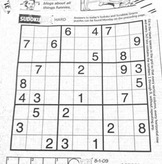
#> input picture ThiGiacMayTinh_Homework/hw3/sudoku.png, 162 x 164 px, shrunk from 558 x 563 before the run; the run also reads 2 pictures not shown here
$ jupyter execute --allow-errors hw3.ipynb   (shell and % lines are left out)   (older library calls are emulated)
#> lines starting #> are read from the running program, lines starting #| are printed output that depends on the picture
#> further down, img is the input picture: shape (164, 162) float64; min 0.169, max 1, mean 0.898
### ThiGiacMayTinh_Homework/hw3/panorama.py
import numpy as np
import scipy
from skimage import filters
from skimage.util.shape import view_as_blocks
from scipy.spatial.distance import cdist
from scipy.ndimage.filters import convolve
from scipy.ndimage import gaussian_filter
from utils import pad, unpad


# [92 lines left out: functions gaussian_kernel, zero_pad, non_maximum_suppression, not called in this run]

def harris_corners(img, window_size=3, k=0.04):
    """
    Compute Harris corner response map. Follow the math equation
    R=Det(M)-k(Trace(M)^2).

    Hint:
        You may use the function scipy.ndimage.filters.convolve,
        which is already imported above

    Args:
        img: Grayscale image of shape (H, W)
        window_size: size of the window function
        k: sensitivity parameter
    Returns:
        response: Harris response image of shape (H, W)
    """
#> called with window_size = 3, k = 0.04
    H, W = img.shape
    window = np.ones((window_size, window_size))
    response = np.zeros((H, W))

    dx = filters.sobel_v(img)
    dy = filters.sobel_h(img)

    ### YOUR CODE HERE
    Ix2 = dx **2
    Iy2 = dy **2
    Ixy = dx * dy

    Sx2 = convolve(Ix2, window)
    Sy2 = convolve(Iy2, window)
    Sxy = convolve(Ixy, window)
    for i in range(H - 3):
        for j in range(W - 3):
            M = np.matrix([[Sx2[i, j], Sxy[i, j]], [Sxy[i, j], Sy2[i, j]]])
            eig, ez = np.linalg.eig(M)
            lamda1 = eig[0]
            lamda2 = eig[1]
            response[i, j] = (lamda1 * lamda2) - k * ((lamda1 + lamda2) ** 2)
    ### END YOUR CODE

    return response


def simple_descriptor(patch):
    """
    Describe the patch by normalizing the image values into a standard
    normal distribution (having mean of 0 and standard deviation of 1)
    and then flattening into a 1D array.

    The normalization will make the descriptor more robust to change
    in lighting condition.

    Hint:
        If a denominator is zero, divide by 1 instead.

    Args:
        patch: grayscale image patch of shape (h, w)

    Returns:
        feature: 1D array of shape (h * w)
    """
    feature = []


    ### YOUR CODE HERE

    # for i in range(patch.shape[0]):
    #     for j in range(patch.shape[1]):
    #         feature.append(patch[i,j])
    #
    # feature=(feature-np.mean(feature))/np.linalg.norm((feature-np.mean(feature)))
    #

    mean_val = np.mean(patch)
    std_val = np.std(patch)
    if std_val==0:
        std_val=1
    for x in range(patch.shape[0]):
        for y in range(patch.shape[1]):
            feature.append((patch[x,y]-mean_val)/std_val)


    ### END YOUR CODE
    return feature


def describe_keypoints(image, keypoints, desc_func, patch_size=16):
    """
    Args:
        image: grayscale image of shape (H, W)
        keypoints: 2D array containing a keypoint (y, x) in each row
        desc_func: function that takes in an image patch and outputs
            a 1D feature vector describing the patch
        patch_size: size of a square patch at each keypoint

    Returns:
        desc: array of features describing the keypoints
    """

    image.astype(np.float32)
    desc = []

    for i, kp in enumerate(keypoints):
        y, x = kp
        patch = image[y-(patch_size//2):y+((patch_size+1)//2),
                      x-(patch_size//2):x+((patch_size+1)//2)]
        desc.append(desc_func(patch))
    return np.array(desc)


def match_descriptors(desc1, desc2, threshold=0.5):
    """
    Match the feature descriptors by finding distances between them. A match is formed
    when the distance to the closest vector is much smaller than the distance to the
    second-closest, that is, the ratio of the distances should be smaller
    than the threshold. Return the matches as pairs of vector indices.

    Args:
        desc1: an array of shape (M, P) holding descriptors of size P about M keypoints
        desc2: an array of shape (N, P) holding descriptors of size P about N keypoints

    Returns:
        matches: an array of shape (Q, 2) where each row holds the indices of one pair
        of matching descriptors
    """
    matches = []
    N = desc1.shape[0]
    dists = cdist(desc1, desc2)

    ### YOUR CODE HERE
    for x in range(len(dists)):
        temp_dists=np.copy(dists[x])
        sorted_dists_vec=np.sort(temp_dists)
        if (sorted_dists_vec[0]/sorted_dists_vec[1]) <threshold:
            matches.append([x,np.array(dists[x]).tolist().index(sorted_dists_vec[0])])


    # [8 lines of commented-out code are left out]

    matches=np.array(matches)
    print(len(matches))
    ### END YOUR CODE

    return matches


def fit_affine_matrix(p1, p2):
    """ Fit affine matrix such that p2 * H = p1

    Hint:
        You can use np.linalg.lstsq function to solve the problem.

    Args:
        p1: an array of shape (M, P)
        p2: an array of shape (M, P)

    Return:
        H: a matrix of shape (P * P) that transform p2 to p1.
    """

    assert (p1.shape[0] == p2.shape[0]),\
        'Different number of points in p1 and p2'
    p1 = pad(p1)
    p2 = pad(p2)
    ### YOUR CODE HERE
    H=np.linalg.lstsq(p2,p1)[0]

    # if p1.shape[0]<= p1.shape[1]:
    #     p2_inv= np.matrix(p2).T*np.linalg.inv(np.matrix(p2)*np.matrix(p2).T)
    # else :
    #     p2_inv= np.linalg.inv(np.matrix(p2).T*np.matrix(p2))*np.matrix(p2).T
    #
    # H=p2_inv*p1
    # H=np.matrix(H)
    ### END YOUR CODE

    # Sometimes numerical issues cause least-squares to produce the last
    # column which is not exactly [0, 0, 1]

    H[:,2] = np.array([0, 0, 1])
    return H

def ransac(keypoints1, keypoints2, matches, n_iters=200, threshold=20):
    """
    Use RANSAC to find a robust affine transformation

        1. Select random set of matches
        2. Compute affine transformation matrix
        3. Compute inliers
        4. Keep the largest set of inliers
        5. Re-compute least-squares estimate on all of the inliers

    Args:
        keypoints1: M1 x 2 matrix, each row is a point
        keypoints2: M2 x 2 matrix, each row is a point
        matches: N x 2 matrix, each row represents a match
            [index of keypoint1, index of keypoint 2]
        n_iters: the number of iterations RANSAC will run
        threshold: the number of threshold to find inliers

    Returns:
        H: a robust estimation of affine transformation from keypoints2 to
        keypoints 1
    """
    N = matches.shape[0]
    n_samples = int(N * 0.2)

    matched1 = pad(keypoints1[matches[:, 0]])
    matched2 = pad(keypoints2[matches[:, 1]])

    max_inliers = np.zeros(N, dtype=bool)
    n_inliers = 0

    # RANSAC iteration start
    ### YOUR CODE HERE
    while  n_iters>0:  ## Lap 200
        # Buoc 1 :
        shuffle_idxs = np.arange(N)
        np.random.shuffle(shuffle_idxs)  # xao tron , lay ngau nhien

        idxs_sample = shuffle_idxs[:n_samples]
        idxs_test = shuffle_idxs[n_samples:]

        sample_matched1 = matched1[idxs_sample]
        sample_matched2 = matched2[idxs_sample]

        # Buoc 2 :

        h = np.linalg.lstsq(sample_matched2, sample_matched1)[0]
        h[:, 2] = np.array([0, 0, 1])

        test_matched1 = matched1[idxs_test]
        test_matched2 = matched2[idxs_test]

        # Buoc 3 :

        compute_test = np.dot(test_matched2, h)

        errors = np.sum((compute_test - test_matched1) ** 2, axis=1)

        alsoinlier_idxs = idxs_test[errors < threshold]

        current_inliners = len(alsoinlier_idxs) + n_samples
        ## Buoc 4 :
        if current_inliners > n_inliers:
            n_inliers = current_inliners
            max_inliers[idxs_sample] = True
            max_inliers[alsoinlier_idxs] = True
            inliners_matched1 = np.concatenate((sample_matched1, matched1[alsoinlier_idxs]))
            inliners_matched2 = np.concatenate((sample_matched2, matched2[alsoinlier_idxs]))
            H = np.linalg.lstsq(inliners_matched2, inliners_matched1)[0]
            H[:, 2] = np.array([0, 0, 1])
        ## Buoc 5 :
        n_iters -= 1
        ### END YOUR CODE
    return H, matches[max_inliers]


def hog_descriptor(patch, pixels_per_cell=(8,8)):
    """
    Generating hog descriptor by the following steps:

    1. compute the gradient image in x and y (already done for you)
    2. compute gradient histograms
    3. normalize across block
    4. flattening block into a feature vector

    Args:
        patch: grayscale image patch of shape (h, w)
        pixels_per_cell: size of a cell with shape (m, n)

    Returns:
        block: 1D array of shape ((h*w*n_bins)/(m*n))
    """
    assert (patch.shape[0] % pixels_per_cell[0] == 0),\
                'Heights of patch and cell do not match'
    assert (patch.shape[1] % pixels_per_cell[1] == 0),\
                'Widths of patch and cell do not match'

    n_bins = 9
    degrees_per_bin = 180 // n_bins

    Gx = filters.sobel_v(patch)
    Gy = filters.sobel_h(patch)

    # Unsigned gradients
    G = np.sqrt(Gx**2 + Gy**2)
    theta = (np.arctan2(Gy, Gx) * 180 / np.pi) % 180

    G_cells = view_as_blocks(G, block_shape=pixels_per_cell)
    print(G_cells)
    theta_cells = view_as_blocks(theta, block_shape=pixels_per_cell)
    rows = G_cells.shape[0]
    cols = G_cells.shape[1]

    cells = np.zeros((rows, cols, n_bins))

    # Compute histogram per cell
    ### YOUR CODE HERE
    pass
    ### YOUR CODE HERE

    return block
# matches.remove([362, 56])# cheo dai tren
#     matches.remove([404,304])#cheo dai duoi

### ThiGiacMayTinh_Homework/hw3/utils.py
import numpy as np
from scipy.ndimage import affine_transform

# Functions to convert points to homogeneous coordinates and back
pad = lambda x: np.hstack([x, np.ones((x.shape[0], 1))])
unpad = lambda x: x[:,:-1]

def plot_matches(ax, image1, image2, keypoints1, keypoints2, matches,
                 keypoints_color='k', matches_color=None, only_matches=False):
    """Plot matched features.
    Parameters
    ----------
    ax : matplotlib.axes.Axes
        Matches and image are drawn in this ax.
    image1 : (N, M [, 3]) array
        First grayscale or color image.
    image2 : (N, M [, 3]) array
        Second grayscale or color image.
    keypoints1 : (K1, 2) array
        First keypoint coordinates as ``(row, col)``.
    keypoints2 : (K2, 2) array
        Second keypoint coordinates as ``(row, col)``.
    matches : (Q, 2) array
        Indices of corresponding matches in first and second set of
        descriptors, where ``matches[:, 0]`` denote the indices in the first
        and ``matches[:, 1]`` the indices in the second set of descriptors.
    keypoints_color : matplotlib color, optional
        Color for keypoint locations.
    matches_color : matplotlib color, optional
        Color for lines which connect keypoint matches. By default the
        color is chosen randomly.
    only_matches : bool, optional
        Whether to only plot matches and not plot the keypoint locations.
    """

    image1.astype(np.float32)
    image2.astype(np.float32)

    new_shape1 = list(image1.shape)
    new_shape2 = list(image2.shape)

    if image1.shape[0] < image2.shape[0]:
        new_shape1[0] = image2.shape[0]
    elif image1.shape[0] > image2.shape[0]:
        new_shape2[0] = image1.shape[0]

    if image1.shape[1] < image2.shape[1]:
        new_shape1[1] = image2.shape[1]
    elif image1.shape[1] > image2.shape[1]:
        new_shape2[1] = image1.shape[1]

    if new_shape1 != image1.shape:
        new_image1 = np.zeros(new_shape1, dtype=image1.dtype)
        new_image1[:image1.shape[0], :image1.shape[1]] = image1
        image1 = new_image1

    if new_shape2 != image2.shape:
        new_image2 = np.zeros(new_shape2, dtype=image2.dtype)
        new_image2[:image2.shape[0], :image2.shape[1]] = image2
        image2 = new_image2

    image = np.concatenate([image1, image2], axis=1)

    offset = image1.shape

    if not only_matches:
        ax.scatter(keypoints1[:, 1], keypoints1[:, 0],
                   facecolors='none', edgecolors=keypoints_color)
        ax.scatter(keypoints2[:, 1] + offset[1], keypoints2[:, 0],
                   facecolors='none', edgecolors=keypoints_color)

    ax.imshow(image, interpolation='nearest', cmap='gray')
    ax.axis((0, 2 * offset[1], offset[0], 0))

    for i in range(matches.shape[0]):
        idx1 = matches[i, 0]
        idx2 = matches[i, 1]

        if matches_color is None:
            color = np.random.rand(3)
        else:
            color = matches_color

        ax.plot((keypoints1[idx1, 1], keypoints2[idx2, 1] + offset[1]),
                (keypoints1[idx1, 0], keypoints2[idx2, 0]),
'-', color=color)


def get_output_space(img_ref, imgs, transforms):
    """
    Args:
        img_ref: reference image
        imgs: images to be transformed
        transforms: list of affine transformation matrices. transforms[i] maps
            points in imgs[i] to the points in img_ref
    Returns:
        output_shape
    """

    assert (len(imgs) == len(transforms))

    r, c = img_ref.shape
    corners = np.array([[0, 0], [r, 0], [0, c], [r, c]])
    all_corners = [corners]

    for i in range(len(imgs)):
        r, c = imgs[i].shape
        H = transforms[i]
        corners = np.array([[0, 0], [r, 0], [0, c], [r, c]])
        warped_corners = corners.dot(H[:2,:2]) + H[2,:2]
        all_corners.append(warped_corners)

    # Find the extents of both the reference image and the warped
    # target image
    all_corners = np.vstack(all_corners)

    # The overall output shape will be max - min
    corner_min = np.min(all_corners, axis=0)
    corner_max = np.max(all_corners, axis=0)
    output_shape = (corner_max - corner_min)

    # Ensure integer shape with np.ceil and dtype conversion
    output_shape = np.ceil(output_shape).astype(int)
    offset = corner_min

    return output_shape, offset

def warp_image(img, H, output_shape, offset):

    # Note about affine_transfomr function:
    # Given an output image pixel index vector o,
    # the pixel value is determined from the input image at position
    # np.dot(matrix,o) + offset.
    Hinv = np.linalg.inv(H)
    m = Hinv.T[:2,:2]
    b = Hinv.T[:2,2]
    img_warped = affine_transform(img.astype(np.float32),
                                  m, b+offset,
                                  output_shape,
                                  cval=-1)

    return img_warped

### ThiGiacMayTinh_Homework/hw3/hw3.ipynb
# Homework 3

This assignment covers Harris corner detector, RANSAC and HOG descriptor.

[cell 1]
# Setup
import numpy as np
from skimage import filters
from skimage.feature import corner_peaks
from skimage.io import imread
import matplotlib.pyplot as plt
from time import time

from __future__ import print_function

plt.rcParams['figure.figsize'] = (15.0, 12.0) # set default size of plots
plt.rcParams['image.interpolation'] = 'nearest'
plt.rcParams['image.cmap'] = 'gray'

# for auto-reloading extenrnal modules
print("SV1 : Huynh Bao Quoc (B1400516) \nSV2 : Nguyen Trung Hau (B1400493)")

## Introduction: Panorama Stitching
Panorama stitching is an early success of computer vision. Matthew Brown and David G. Lowe published a famous [panoramic image stitching paper](http://matthewalunbrown.com/papers/ijcv2007.pdf) in 2007. Since then, automatic panorama stitching technology has been widely adopted in many applications such as Google Street View, panorama photos on smartphones,
and stitching software such as Photosynth and AutoStitch.

In this assignment, we will detect and match keypoints from multiple images to build a single panoramic image. This will involve several tasks:
1. Use Harris corner detector to find keypoints.
2. Build a descriptor to describe each point in an image. <br>
   Compare two sets of descriptors coming from two different images and find matching keypoints.
3. Given a list of matching keypoints, use least-squares method to find the affine transformation matrix that maps points in one image to another.
4. Use RANSAC to give a more robust estimate of affine transformation matrix. <br>
   Given the transformation matrix, use it to transform the second image and overlay it on the first image, forming a panorama.
5. Implement a different descriptor (HOG descriptor) and get another stitching result.

## Part 1 Harris Corner Detector (20 points)

In this section, you are going to implement Harris corner detector for keypoint localization. Review the lecture slides on Harris corner detector to understand how it works. The Harris detection algorithm can be divide into the following steps:
1. Compute $x$ and $y$ derivatives ($I_x, I_y$) of an image
2. Compute products of derivatives ($I_x^2, I_y^2, I_{xy}$) at each pixel
3. Compute matrix $M$ at each pixel, where
$$
M = \sum_{x,y} w(x,y)
    \begin{bmatrix}
        I_{x}^2 & I_{x}I_{y} \\
        I_{x}I_{y} & I_{y}^2
    \end{bmatrix}
$$
4. Compute corner response $R=Det(M)-k(Trace(M)^2)$ at each pixel
5. Output corner response map $R(x,y)$

Step 1 is already done for you in the function **`harris_corners`** in `panorama.py`. Complete the function implementation and run the code below.

*-Hint: You may use the function `scipy.ndimage.filters.convolve`, which is already imported in `panoramy.py`*

Once you implement the Harris detector correctly, you will be able to see small bright blobs around the corners of the sudoku grids and letters in the output corner response image. The function `corner_peaks` from `skimage.feature` performs non-maximum suppression to take local maxima of the response map and localize keypoints.

[cell 2]
from panorama import harris_corners

img = imread('sudoku.png', as_grey=True)

# Compute Harris corner response
response = harris_corners(img)

# Display corner response
plt.subplot(1,2,1)
plt.imshow(response)
plt.axis('off')
plt.title('Harris Corner Response')

plt.subplot(1,2,2)
plt.imshow(imread('solution_harris.png', as_grey=True))
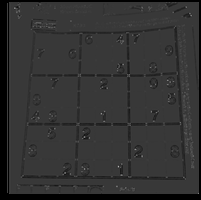
#> input picture ThiGiacMayTinh_Homework/hw3/solution_harris.png, 201 x 200 px, shrunk from 690 x 687 before the run
plt.axis('off')
plt.title('Harris Corner Solution')

plt.show()

[cell 3]
# Perform non-maximum suppression in response map
# and output corner coordiantes
corners = corner_peaks(response, threshold_rel=0.01)
#> corners = 406 pairs, first value 1 to 160, second value 5 to 157

# Display detected corners
plt.imshow(img)
plt.scatter(corners[:,1], corners[:,0], marker='x')
plt.axis('off')
plt.title('Detected Corners')
plt.show()

## Part 2 Describing and Matching Keypoints (20 points)

We are now able to localize keypoints in two images by running the Harris corner detector independently on them. Next question is, how do we determine which pair of keypoints come from corresponding locations in those two images? In order to *match* the detected keypoints, we must come up with a way to *describe* the keypoints based on their local appearance. Generally, each region around detected keypoint locations is converted into  a fixed-size vectors called *descriptors*.

### Part 2.1 Creating Descriptors (10 points)

In this section, you are going to implement a **`simple_descriptor`**; each keypoint is described by normalized intensity in a small patch around it.

[cell 4]
from panorama import harris_corners

img1 = imread('uttower1.jpg', as_grey=True)
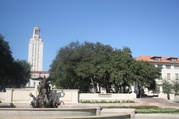
#> input picture ThiGiacMayTinh_Homework/hw3/uttower1.jpg, 179 x 119 px, shrunk from 615 x 410 before the run
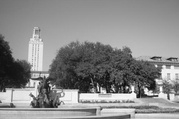
#> img1: shape (119, 179) float64; min 0.0154, max 0.999, mean 0.539
img2 = imread('uttower2.jpg', as_grey=True)
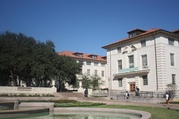
#> input picture ThiGiacMayTinh_Homework/hw3/uttower2.jpg, 179 x 119 px, shrunk from 615 x 410 before the run

# Detect keypoints in two images
keypoints1 = corner_peaks(harris_corners(img1, window_size=3),
                          threshold_rel=0.05,
                          exclude_border=8)
#> call 2 of harris_corners, with window_size = 3, k = 0.04
#> after the loop in harris_corners (call 2), `for i in range(H - 3):`:
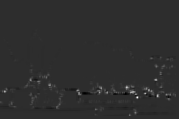
#> response: shape (119, 179) float64; min -0.349, max 1.63, mean 0.00771; drawn with min black and max white
#> keypoints1 = 105 pairs, first value 57 to 109, second value 9 to 170
keypoints2 = corner_peaks(harris_corners(img2, window_size=3),
                          threshold_rel=0.05,
                          exclude_border=8)
#> call 3 of harris_corners, with window_size = 3, k = 0.04
#> in harris_corners (call 3), `dy = filters.sobel_h(img)`:
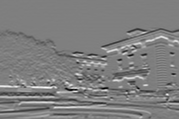
#> dy: shape (119, 179) float64; min -0.698, max 0.712, mean 0.00286; drawn with min black and max white
#> in harris_corners (call 3), `Ixy = dx * dy`:
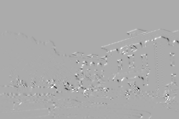
#> Ixy: shape (119, 179) float64; min -0.367, max 0.179, mean -0.000246; drawn with min black and max white
#> in harris_corners (call 3), `Sy2 = convolve(Iy2, window)`:
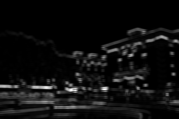
#> Sy2: shape (119, 179) float64; min 5.77e-06, max 2.17, mean 0.125; drawn with min black and max white
#> in harris_corners (call 3), `Sxy = convolve(Ixy, window)`:
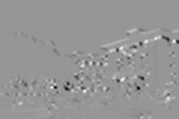
#> Sxy: shape (119, 179) float64; min -0.961, max 0.665, mean -0.00221; drawn with min black and max white
#> after the loop in harris_corners (call 3), `for i in range(H - 3):`:
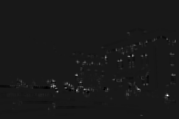
#> response: shape (119, 179) float64; min -0.162, max 1.54, mean 0.00623; drawn with min black and max white
#> keypoints2 = 102 pairs, first value 32 to 109, second value 13 to 169

# Display detected keypoints
plt.subplot(1,2,1)
plt.imshow(img1)
plt.scatter(keypoints1[:,1], keypoints1[:,0], marker='x')
plt.axis('off')
plt.title('Detected Keypoints for Image 1')

plt.subplot(1,2,2)
plt.imshow(img2)
plt.scatter(keypoints2[:,1], keypoints2[:,0], marker='x')
plt.axis('off')
plt.title('Detected Keypoints for Image 2')
plt.show()
#> (the rest of the program and of its run is left out)
